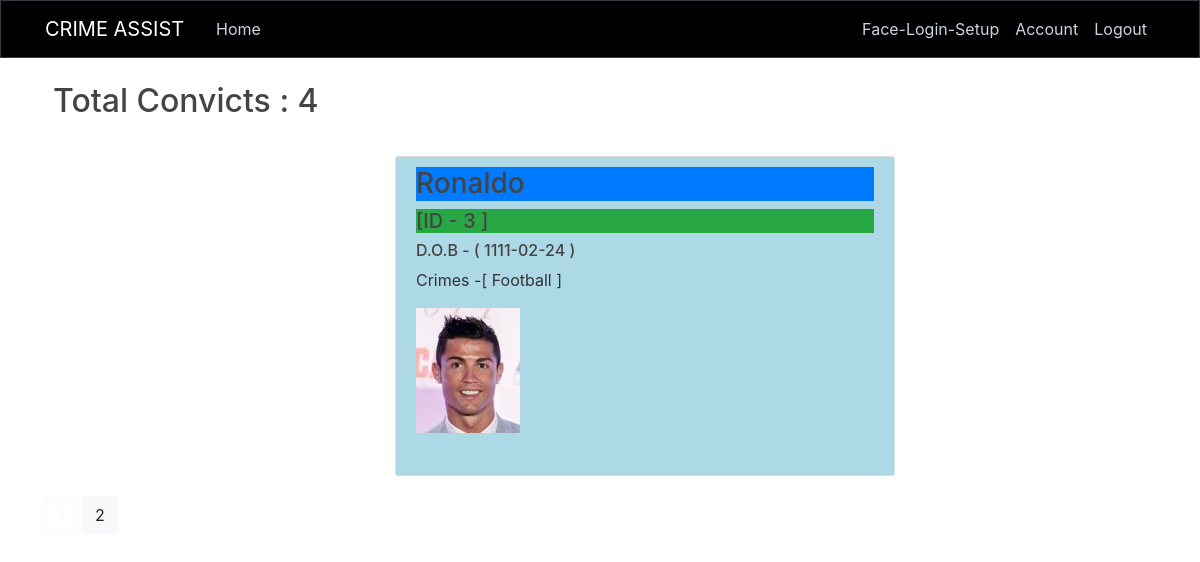
The app's page /showConvicts?page=2 (signed in) with its own data.
### crimeassist/models.py (models this page shows, shortened)
class Convict(db.Model):
    id = db.Column(db.Integer,primary_key=True)
    name = db.Column(db.String(25),nullable=False)
    dob = db.Column(db.Date ,nullable = False)
    profile_image = db.Column(db.String(20),nullable=False)
    crimes = db.Column(db.Text,nullable=False)

### crimeassist/routes.py (the view)
@app.route('/showConvicts', methods=['POST', 'GET'])
@login_required
def showConvicts():
    page = request.args.get('page', 1, type=int)
    convicts = Convict.query.order_by(
        Convict.name).paginate(page=page, per_page=3)
    return render_template('showConvicts.html', title='Convict List', convicts=convicts, Convict=Convict)

### crimeassist/models.py (called while the page is built)
@login_manager.user_loader
def load_user(user_id):
    return User.query.get(user_id)

### crimeassist/templates/showConvicts.html
{% extends "layout.html" %}
{% block content %}
    <h2 class="bg-white border-primary mt-3 mb-3 p-2"> Total Convicts : {{ Convict.query.count() }}</h2>
    {% for convict in convicts.items %}
        <div class="show-convicts">
            <h3 class="bg-primary">{{ convict.name }} <h5 class="bg-success">[ID - {{ convict.id }} ]</h5></h3>
            <h6>D.O.B - ( {{ convict.dob }} )</h6>
            <p>Crimes -[ {{ convict.crimes }} ]</p>
            <img src="{{ url_for('static',filename = 'convict_pics/'+ convict.profile_image ) }}" alt="Photo here">
        </div>
    {% endfor %}
    {% for page_num in convicts.iter_pages(left_edge=1,right_edge=1, left_current=1,right_current=2) %}
        {%  if page_num  %}
            {% if convicts.page == page_num %}
                <a class = "btn btn-light mb-5" href="{{ url_for('showConvicts',page=page_num)  }}">{{ page_num }}</a>
            {% else  %}
                <a class = "btn btn-outline-light mb-5" href="{{ url_for('showConvicts',page=page_num)  }}">{{ page_num }}</a>
            {% endif %}
        {% else  %}
            ...
        {% endif %}
    {% endfor %}
{% endblock content %}

### crimeassist/static/style.css (style rules this page uses)
body { background:url("bgimg.jpg"); color: #333333; width:100%; height:100%; }
h1, h2, h3, h4, h5, h6 { color: #444444; }
.show-convicts { width:500px; height: 320px; background: lightblue; padding: 10px 20px; border: 1px solid #dddddd; border-radius: 3px; margin-bottom: 20px; margin-left: 350px; margin-top: 28px; }

### records on screen
Convict: name "Ronaldo", id "3", dob "1111-02-24", crimes "Football", profile_image (picture)

### other values on screen
{{ Convict.query.count() }} "4"
{{ page_num }} "2"
